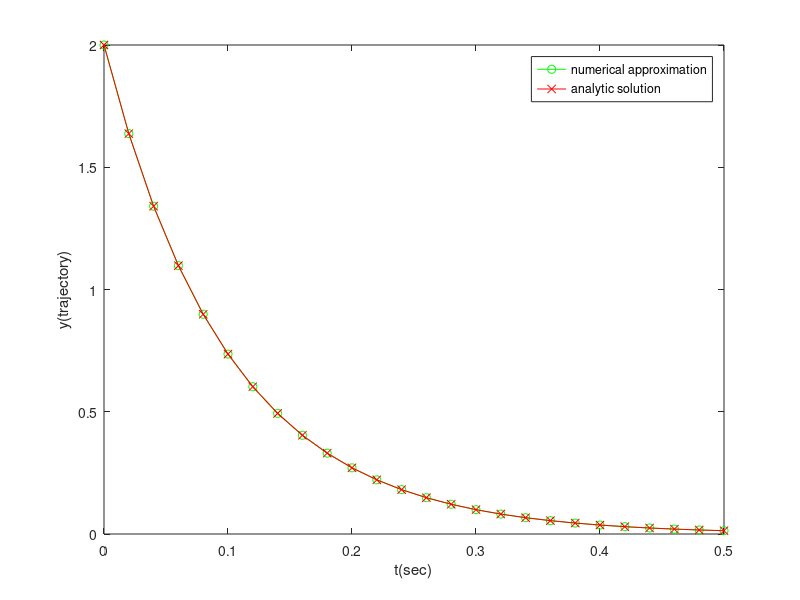

Recreate this plot in MATLAB.
% page 172
% y' = ry r = -10  y(0) = 2  0<= t<=5   stepsize(delta or h) = 0.02
% we get analytic solution by pencil and paper y(t) = 2*e^(-10*t)
clear;

r = -10; delta = 0.02; y(1) = 2; % matlab count from index 1
k = 0;

for time = [delta : delta : 0.5]
    k = k + 1;
    k1 = delta*r*y(k);
    k2 = delta*r*(y(k)+k1/2);
    k3 = delta*r*(y(k)+k2/2);
    k4 = delta*r*(y(k)+k3);
    y(k+1) = y(k)+1/6*(k1+2*k2+2*k3+k4);    
%     dy(k+1) = y(k) + r*y(k)*delta
%     y(k + 1) = y(k) + (r*y(k)+ r*dy(k+1))*(delta/2);
end

t = [0:delta:0.5];
y_true = 2*exp(-10*t);
plot(t,y,'g-o', t, y_true,'r-x');
xlabel('t(sec)'),ylabel('y(trajectory)');
legend('numerical approximation','analytic solution');